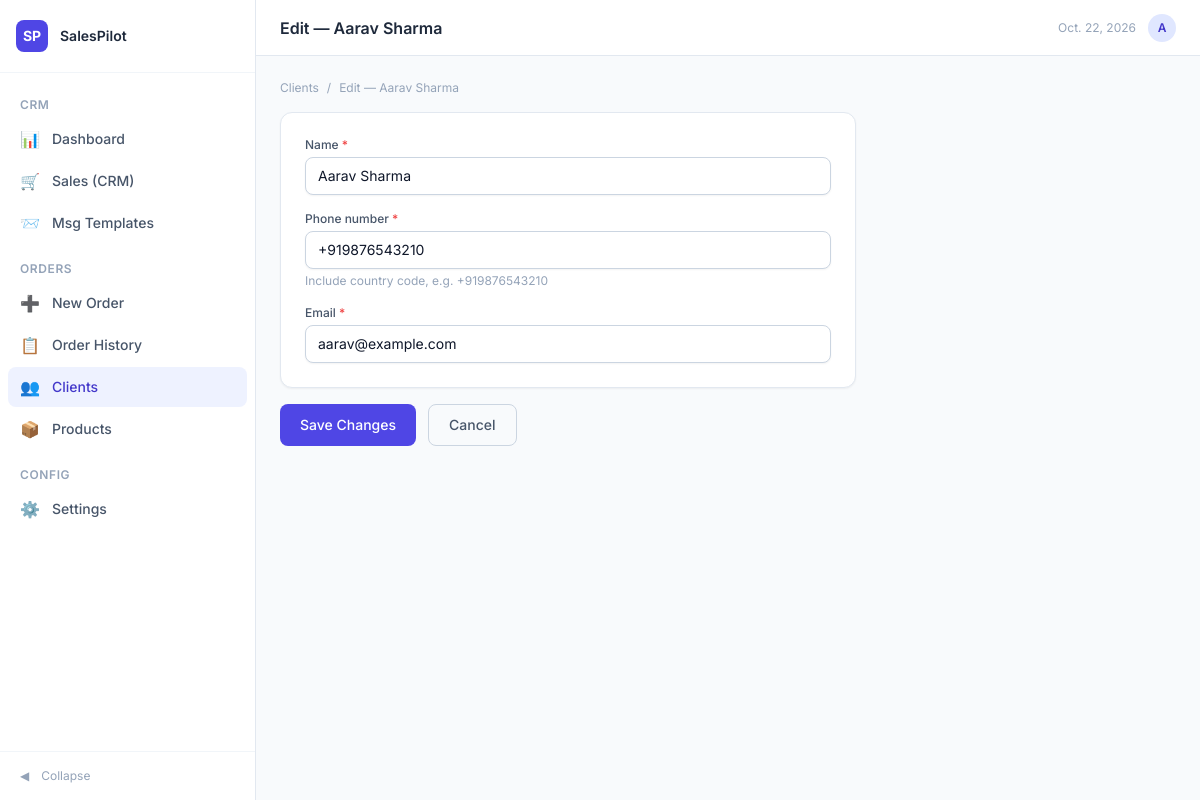
The page /clients/1/edit/ on the database its author committed.
### orders/models.py (models this page shows, shortened)
class Client(models.Model):
    name = models.CharField(max_length=255)
    phone_number = models.CharField(
        max_length=20,
        help_text='International E.164 format, e.g. +919876543210',
    )
    email = models.EmailField()
    created_at = models.DateTimeField(auto_now_add=True)
    updated_at = models.DateTimeField(auto_now=True)
    class Meta:
        ordering = ['name']
        verbose_name = 'Client'
        verbose_name_plural = 'Clients'

### orders/views.py (the view, shortened to what this page needs)
# urls.py: path('clients/<int:pk>/edit/', views.ClientUpdateView.as_view(), name='client_update'),
class ClientUpdateView(UpdateView):
    model = Client
    form_class = ClientForm
    template_name = 'orders/client_form.html'
    success_url = reverse_lazy('orders:client_list')
    def get_context_data(self, **kwargs):
        ctx = super().get_context_data(**kwargs)
        ctx['page_title'] = f'Edit — {self.object.name}'
        ctx['submit_label'] = 'Save Changes'
        return ctx

### orders/forms.py (shortened to what this page needs)
class ClientForm(forms.ModelForm):
    class Meta:
        model = Client
        fields = ['name', 'phone_number', 'email']
        widgets = {
            'name': forms.TextInput(attrs={'class': _INPUT, 'placeholder': 'Full name'}),
            'phone_number': forms.TextInput(attrs={
                'class': _INPUT,
                'placeholder': '+919876543210',
            }),
            'email': forms.EmailInput(attrs={'class': _INPUT, 'placeholder': 'client@example.com'}),
        }
        help_texts = {
            'phone_number': 'Include country code, e.g. +919876543210',
        }

### orders/templates/orders/client_form.html (shortened to what this page needs)
{% extends "sales/base.html" %}
{% block page_title %}{{ page_title }}{% endblock %}
{% block content %}
<div class="max-w-xl">
  <div class="mb-4 flex items-center gap-2 text-xs text-slate-400">
    <a href="{% url 'orders:client_list' %}" class="hover:text-indigo-600">Clients</a>
    <span>/</span><span>{{ page_title }}</span>
  </div>
  <form method="post" novalidate>
    <div class="rounded-xl border border-slate-200 bg-white p-6 shadow-sm">
      <div class="space-y-4">
        {% for field in form %}
        <div>
          <label for="{{ field.id_for_label }}" class="block text-xs font-medium text-slate-600 mb-1">
            {{ field.label }}{% if field.field.required %} <span class="text-red-500">*</span>{% endif %}
          </label>
          {{ field }}
          {% if field.help_text %}<p class="mt-1 text-xs text-slate-400">{{ field.help_text }}</p>{% endif %}
        </div>
        {% endfor %}
      </div>
    </div>
    <div class="mt-4 flex gap-3">
      <button type="submit" class="rounded-lg bg-indigo-600 px-5 py-2.5 text-sm font-medium text-white hover:bg-indigo-700 transition-colors">{{ submit_label }}</button>
      <a href="{% url 'orders:client_list' %}" class="rounded-lg border border-slate-300 px-5 py-2.5 text-sm font-medium text-slate-600 hover:bg-slate-50 transition-colors">Cancel</a>
    </div>
  </form>
</div>
{% endblock %}

### rows shown on the page
Client: form "Aarav Sharma" "+919876543210" "aarav@example.com"

### other values the page prints
{{ page_title }} "Edit — Aarav Sharma"
{{ field.label }} "Name" "Phone number" "Email"
{{ field.help_text }} "Include country code, e.g. +919876543210"
{{ submit_label }} "Save Changes"
